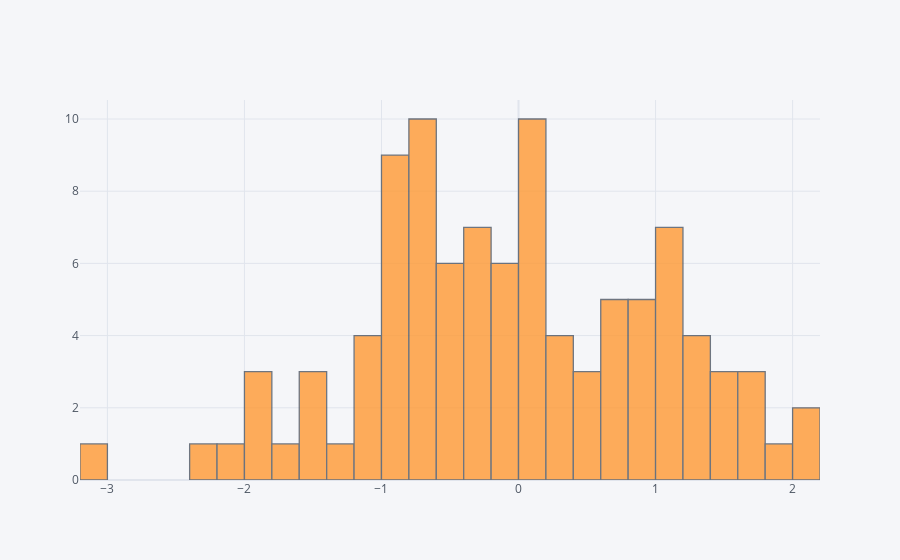

Source (notebook cell):
### Code cell
df['A'].iplot(kind='hist', bins=50)

### Figure 1 — Plotly figure (JSON) as saved in the notebook; plotly's stock layout.template omitted (floating-point values rounded to 4 significant figures)
{"data": [{"histfunc": "count", "histnorm": "", "marker": {"color": "rgba(255, 153, 51, 1.0)", "line": {"color": "#4D5663", "width": 1.3}}, "name": "A", "nbinsx": 50, "opacity": 0.8, "orientation": "v", "type": "histogram", "x": [-0.3155, 0.3797, 0.1308, -2.213, 0.696, -0.6652, 0.3393, -0.06426, 0.9364, 1.288, -0.8197, 0.1055, 0.9843, -0.6481, -1.02, 0.03905, 1.509, 1.316, -0.3926, 2.159, -0.9278, -1.81, 1.105, -1.912, 0.5506, -2.081, -0.1765, 0.2633, -0.6182, 1.753, 1.141, 0.7591, -1.482, 0.1601, -1.141, -0.2745, 0.9713, 0.8776, -0.9256, -0.1565, 0.129, 0.01338, 0.008946, 1.086, -0.9989, -0.9197, -0.5107, -0.5881, -0.87, -1.856, -0.3904, 1.169, -1.383, -0.5339, 0.6274, 0.7377, 0.2105, 1.033, 1.177, -3.003, -0.6368, -0.985, 1.173, 1.405, -1.067, -0.4928, -0.4288, 2.13, 0.1025, -0.6737, -0.2775, -0.9845, -1.495, -0.1591, 0.4245, -1.053, -0.6271, -0.0932, -1.688, -0.1783, -0.479, 0.6428, 1.478, -0.6653, 1.352, -0.7314, 0.1417, 1.669, 1.225, -0.716, 1.826, 1.625, -1.499, 0.5274, -0.3799, -0.8898, -0.6176, 0.8292, 0.05252, -0.3802]}], "layout": {"barmode": "overlay", "legend": {"bgcolor": "#F5F6F9", "font": {"color": "#4D5663"}}, "paper_bgcolor": "#F5F6F9", "plot_bgcolor": "#F5F6F9", "title": {"font": {"color": "#4D5663"}}, "xaxis": {"gridcolor": "#E1E5ED", "showgrid": true, "tickfont": {"color": "#4D5663"}, "title": {"font": {"color": "#4D5663"}, "text": ""}, "zerolinecolor": "#E1E5ED"}, "yaxis": {"gridcolor": "#E1E5ED", "showgrid": true, "tickfont": {"color": "#4D5663"}, "title": {"font": {"color": "#4D5663"}, "text": ""}, "zerolinecolor": "#E1E5ED"}}}
